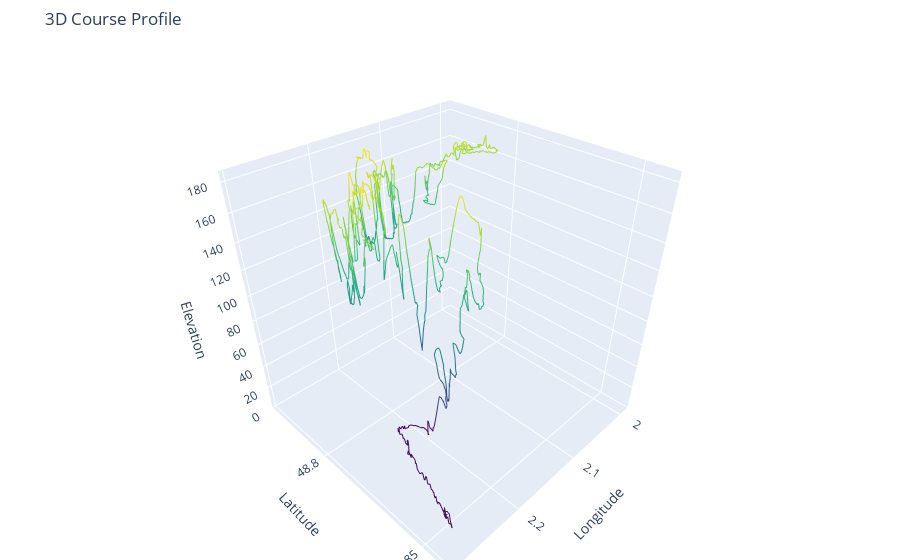

Source (notebook cell):
### Code cell
import gpxpy
import pandas as pd
import plotly.graph_objects as go

def parse_gpx(file_path):
    # Parse the GPX file
    with open(file_path, 'r') as gpx_file:
        gpx = gpxpy.parse(gpx_file)

    data = {
        'latitude': [],
        'longitude': [],
        'elevation': [],
        'distance': []
    }

    # Extract data
    for track in gpx.tracks:
        for segment in track.segments:
            for point in segment.points:
                data['latitude'].append(point.latitude)
                data['longitude'].append(point.longitude)
                data['elevation'].append(point.elevation)
                if len(data['distance']) == 0:
                    data['distance'].append(0)
                else:
                    prev_point = segment.points[len(data['distance']) - 1]
                    dist = point.distance_3d(prev_point)
                    data['distance'].append(data['distance'][-1] + dist)

    return pd.DataFrame(data)

def create_3d_plot(df):
    fig = go.Figure()

    fig.add_trace(go.Scatter3d(
        x=df['longitude'],
        y=df['latitude'],
        z=df['elevation'],
        mode='lines',
        line=dict(
            color=df['elevation'],
            colorscale='Viridis',
            width=2
        )
    ))

    fig.update_layout(
        scene=dict(
            xaxis_title='Longitude',
            yaxis_title='Latitude',
            zaxis_title='Elevation',
            zaxis=dict(nticks=10, range=[0, df['elevation'].max()])
        ),
        title='3D Course Profile',
        margin=dict(l=0, r=0, b=0, t=50)
    )

    fig.show()

# Example usage
gpx_file_path = 'gpx_race/Ecotrail.gpx'  # Replace with your GPX file path
df = parse_gpx(gpx_file_path)
create_3d_plot(df)

### Figure 1 — Plotly figure (JSON) as saved in the notebook; plotly's stock layout.template omitted (floating-point values rounded to 4 significant figures; data arrays with more than 128 entries replaced by an {"elided": "..."} marker saying what was removed)
{"data": [{"line": {"color": {"elided": "2168 float values"}, "colorscale": [[0, "#440154"], [0.1111, "#482878"], [0.2222, "#3e4989"], [0.3333, "#31688e"], [0.4444, "#26828e"], [0.5556, "#1f9e89"], [0.6667, "#35b779"], [0.7778, "#6ece58"], [0.8889, "#b5de2b"], [1, "#fde725"]], "width": 2}, "mode": "lines", "type": "scatter3d", "x": {"elided": "2168 float values"}, "y": {"elided": "2168 float values"}, "z": {"elided": "2168 float values"}}], "layout": {"margin": {"b": 0, "l": 0, "r": 0, "t": 50}, "scene": {"xaxis": {"title": {"text": "Longitude"}}, "yaxis": {"title": {"text": "Latitude"}}, "zaxis": {"nticks": 10, "range": [0, 186.9], "title": {"text": "Elevation"}}}, "title": {"text": "3D Course Profile"}}}
